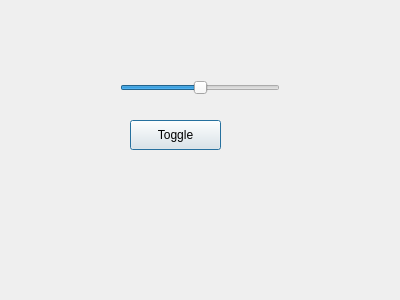
<?xml version="1.0" encoding="UTF-8"?>
<ui version="4.0">
 <class>Dialog</class>
 <widget class="QDialog" name="Dialog">
  <property name="geometry">
   <rect>
    <x>0</x>
    <y>0</y>
    <width>400</width>
    <height>300</height>
   </rect>
  </property>
  <property name="windowTitle">
   <string>Dialog</string>
  </property>
  <widget class="QPushButton" name="pushButton">
   <property name="geometry">
    <rect>
     <x>130</x>
     <y>120</y>
     <width>91</width>
     <height>30</height>
    </rect>
   </property>
   <property name="text">
    <string>Toggle</string>
   </property>
   <property name="checkable">
    <bool>true</bool>
   </property>
  </widget>
  <widget class="QSlider" name="horizontalSlider">
   <property name="geometry">
    <rect>
     <x>120</x>
     <y>80</y>
     <width>160</width>
     <height>16</height>
    </rect>
   </property>
   <property name="value">
    <number>50</number>
   </property>
   <property name="orientation">
    <enum>Qt::Horizontal</enum>
   </property>
  </widget>
  <widget class="QLabel" name="label">
   <property name="geometry">
    <rect>
     <x>50</x>
     <y>180</y>
     <width>281</width>
     <height>81</height>
    </rect>
   </property>
   <property name="text">
    <string/>
   </property>
  </widget>
 </widget>
 <layoutdefault spacing="6" margin="11"/>
 <resources/>
 <connections>
  <connection>
   <sender>pushButton</sender>
   <signal>clicked(bool)</signal>
   <receiver>label</receiver>
   <slot>clear()</slot>
   <hints>
    <hint type="sourcelabel">
     <x>194</x>
     <y>143</y>
    </hint>
    <hint type="destinationlabel">
     <x>192</x>
     <y>185</y>
    </hint>
   </hints>
  </connection>
 </connections>
</ui>
